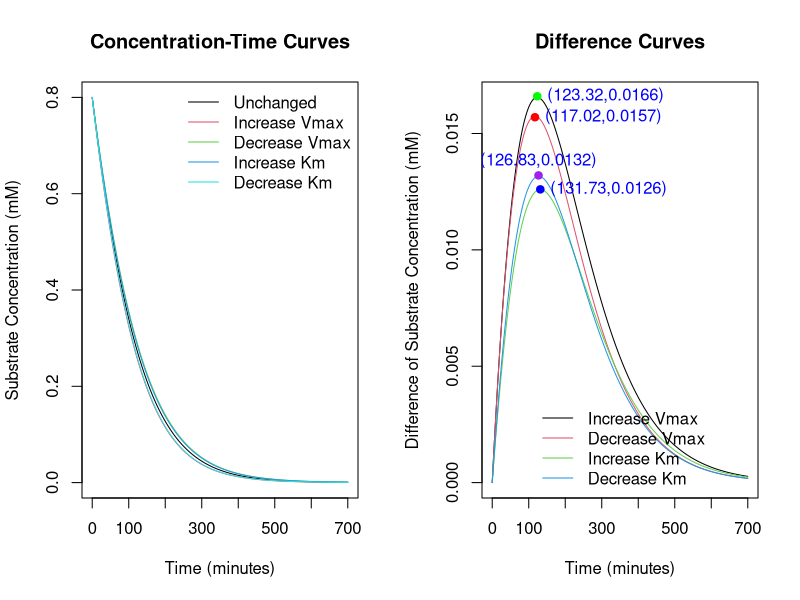

Write R code to recreate this figure.
library(deSolve)
library(ggplot2)

# Define the differential equation (Michaelis-Menten equation)
dSdt <- function(t, S, parms) {
  V_max <- parms[1]
  K_m <- parms[2]
  v <- - (V_max * S) / (K_m + S)
  return(list(v))
}

# Set the initial parameters (Vmax, Km, initial concentration of substrate)
V_max <- 0.02101
K_m <- 1.92
S0 <- 0.8
times <- seq(0, 700, length.out = 1000)

# Parameter adjustment
delta <- 0.05

# Solve the ODE for the different parameter adjustments
sol1 <- ode(y = S0, times = times, func = dSdt, parms = c(V_max, K_m))
sol2 <- ode(y = S0, times = times, func = dSdt, parms = c(V_max + delta * V_max, K_m))
sol3 <- ode(y = S0, times = times, func = dSdt, parms = c(V_max - delta * V_max, K_m))
sol4 <- ode(y = S0, times = times, func = dSdt, parms = c(V_max, K_m + delta * K_m))
sol5 <- ode(y = S0, times = times, func = dSdt, parms = c(V_max, K_m - delta * K_m))

# Calculate the absolute difference between the curves
diff1 <- abs(sol1[, 2] - sol2[, 2])
diff2 <- abs(sol1[, 2] - sol3[, 2])
diff3 <- abs(sol1[, 2] - sol4[, 2])
diff4 <- abs(sol1[, 2] - sol5[, 2])

# Plot the concentration-time curves
windows()
par(mfrow=c(1,2))
matplot(sol1[,1],sol1[,2],type = "l",col = 1, ylim = c(0,S0), xlab = "Time (minutes)",ylab = "Substrate Concentration (mM)", main="Concentration-Time Curves")
lines(sol2[,1],sol2[,2],type = "l",col=2)
lines(sol3[,1],sol3[,2],type = "l",col=3)
lines(sol4[,1],sol4[,2],type = "l",col=4)
lines(sol5[,1],sol5[,2],type = "l",col=5)
legend("topright",c("Unchanged", "Increase Vmax", "Decrease Vmax", "Increase Km", "Decrease Km"),lty = 1,col = 1:5,xjust = 0, bty="n",x.intersp=1)

# Plot the difference curves
matplot(sol1[,1],diff2, type = "l",xlab = "Time (minutes)",ylab = "Difference of Substrate Concentration (mM)", main="Difference Curves")
lines(sol1[,1],diff1, col=2)
lines(sol1[,1],diff3, col=3)
lines(sol1[,1],diff4, col=4)
legend("bottom",c("Increase Vmax", "Decrease Vmax", "Increase Km", "Decrease Km"),lty = 1,col = 1:4,xjust = 0, bty="n",x.intersp=1)

# Add points and coordinate labels to the maximum difference of each curve
max_index1 <- which.max(diff1)
max_diff1 <- round(max(diff1), 4)
points(times[max_index1], max_diff1, col = "red", pch = 19)
text(times[max_index1], max_diff1, labels = paste("(", round(times[max_index1], 2), ",", max_diff1, ")", sep = ""), pos = 4, col = "blue")

max_index2 <- which.max(diff2)
max_diff2 <- round(max(diff2), 4)
points(times[max_index2], max_diff2, col = "green", pch = 19)
text(times[max_index2], max_diff2, labels = paste("(", round(times[max_index2], 2), ",", max_diff2, ")", sep = ""), pos = 4, col = "blue")

max_index3 <- which.max(diff3)
max_diff3 <- round(max(diff3), 4)
points(times[max_index3], max_diff3, col = "blue", pch = 19)
text(times[max_index3], max_diff3, labels = paste("(", round(times[max_index3], 2), ",", max_diff3, ")", sep = ""), pos = 4, col = "blue")

max_index4 <- which.max(diff4)
max_diff4 <- round(max(diff4), 4)
points(times[max_index4], max_diff4, col = "purple", pch = 19)
text(times[max_index4], max_diff4, labels = paste("(", round(times[max_index4], 2), ",", max_diff4, ")", sep = ""), pos = 3, col = "blue")
